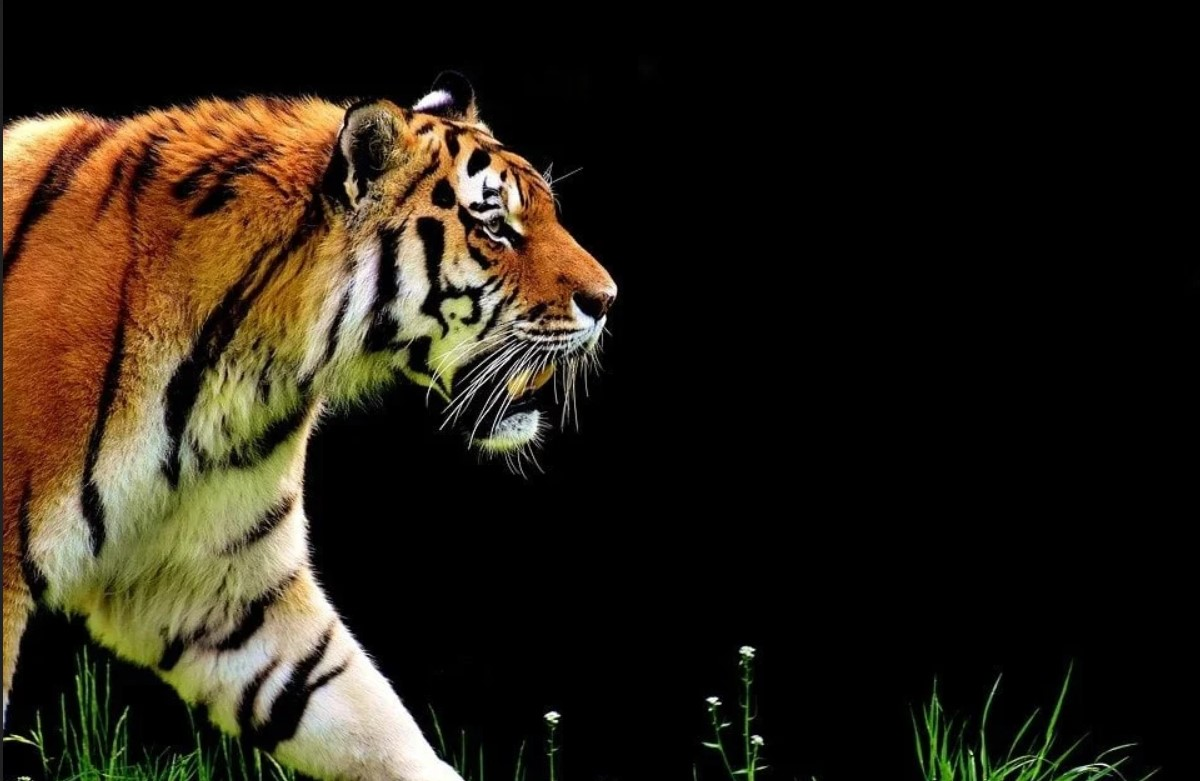
#> input picture images/test.jpg, 1200 x 781 px
$ python main.py   (older library calls are emulated)
#> lines starting #> are read from the running program, lines starting #| are printed output that depends on the picture; after the words box and inside, x2 and y2 are one past the last pixel; in counts of white or black regions, pixels touching at a corner belong together
#> further down, img is the input picture: shape (781, 1200, 3); mean B, G, R 21.4, 32.9, 40.5
### EdgeDetection/Sobel.py
import cv2
import numpy as np

'''

SobelEdges -> return image with edges

    image - input image
    flag - type of return edge image, default -1
        -1 -> return all edge images SobelX, SobelY, SobelXY
        0 -> return SobelX
        1 -> return SobelY
        2 - return SobelXY

    blur - type of blur, default None, without bluring
        'gaus' - try to use GaussianBlur
        'median' - try to use MedianBlur

    kernel - size of kernel of blur, default (3, 3)

'''


def SobelEdges(image: np.ndarray, flag=-1, blur=None, kernel=(3,3)):
#> called with flag = -1, blur = 'gaus', kernel = (3, 3)
    img_gray = cv2.cvtColor(image, cv2.COLOR_BGR2GRAY)

    if blur is None:
        img_blur = img_gray
    elif blur == 'gaus':
        img_blur = cv2.GaussianBlur(img_gray, kernel, 0)
    elif blur == 'median':
        img_blur = cv2.medianBlur(img_gray, kernel)
    else:
        raise ValueError("Undefined blur!")

    # Sobel Edge Detection
    sobelx = cv2.Sobel(src=img_blur, ddepth=cv2.CV_64F, dx=1, dy=0, ksize=5)  # Sobel Edge Detection on the X axis
    sobely = cv2.Sobel(src=img_blur, ddepth=cv2.CV_64F, dx=0, dy=1, ksize=5)  # Sobel Edge Detection on the Y axis
    sobelxy = cv2.Sobel(src=img_blur, ddepth=cv2.CV_64F, dx=1, dy=1, ksize=5)  # Combined X and Y Sobel Edge Detection
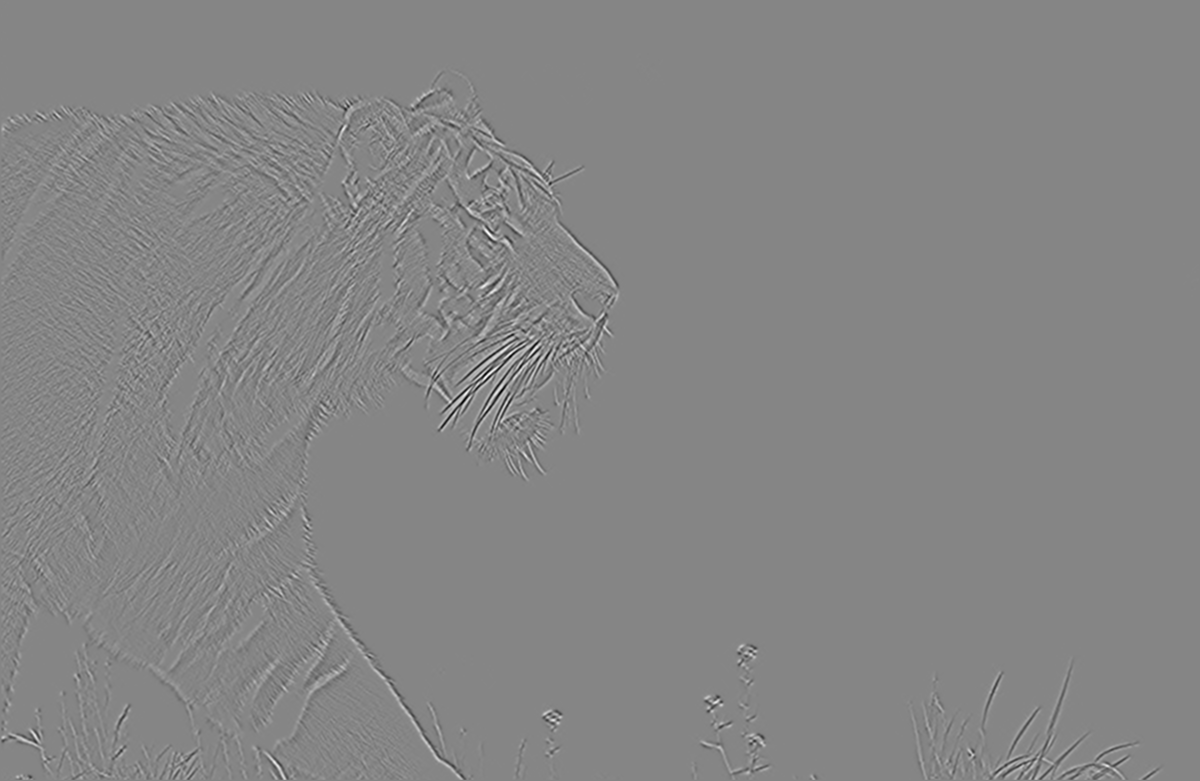
#> sobelxy: shape (781, 1200) float64; min -1934, max 1755, mean 0; drawn with min black and max white

    if flag == -1:
        return sobelx, sobely, sobelxy
    elif flag == 0:
        return sobelx
    elif flag == 1:
        return sobely
    else:
        return sobelxy

### EdgeDetection/Canny.py
import cv2
import numpy as np

'''

CannyEdges -> return image with edges

    image - input image
    threshold1 and threshold2 -> thresholds for edges

    blur - type of blur, default None, without bluring
        'gaus' - try to use GaussianBlur
        'median' - try to use MedianBlur

    kernel - size of kernel of blur, default (3, 3)

'''


def CannyEdges(image: np.ndarray,  threshold1: int, threshold2: int, blur=None, kernel=(3, 3)):
#> called with threshold1 = 100, threshold2 = 200, blur = 'gaus', kernel = (3, 3)
    if not isinstance(threshold1, int) or not isinstance(threshold2, int):
        raise TypeError("Set threshold int value")

    img_gray = cv2.cvtColor(image, cv2.COLOR_BGR2GRAY)

    if blur is None:
        img_blur = img_gray
    elif blur == 'gaus':
        img_blur = cv2.GaussianBlur(img_gray, kernel, 0)
    elif blur == 'median':
        img_blur = cv2.medianBlur(img_gray, kernel)
    else:
        raise ValueError("Undefined blur!")

    # Canny Edge Detection
    edges = cv2.Canny(image=img_blur, threshold1=threshold1, threshold2=threshold2)
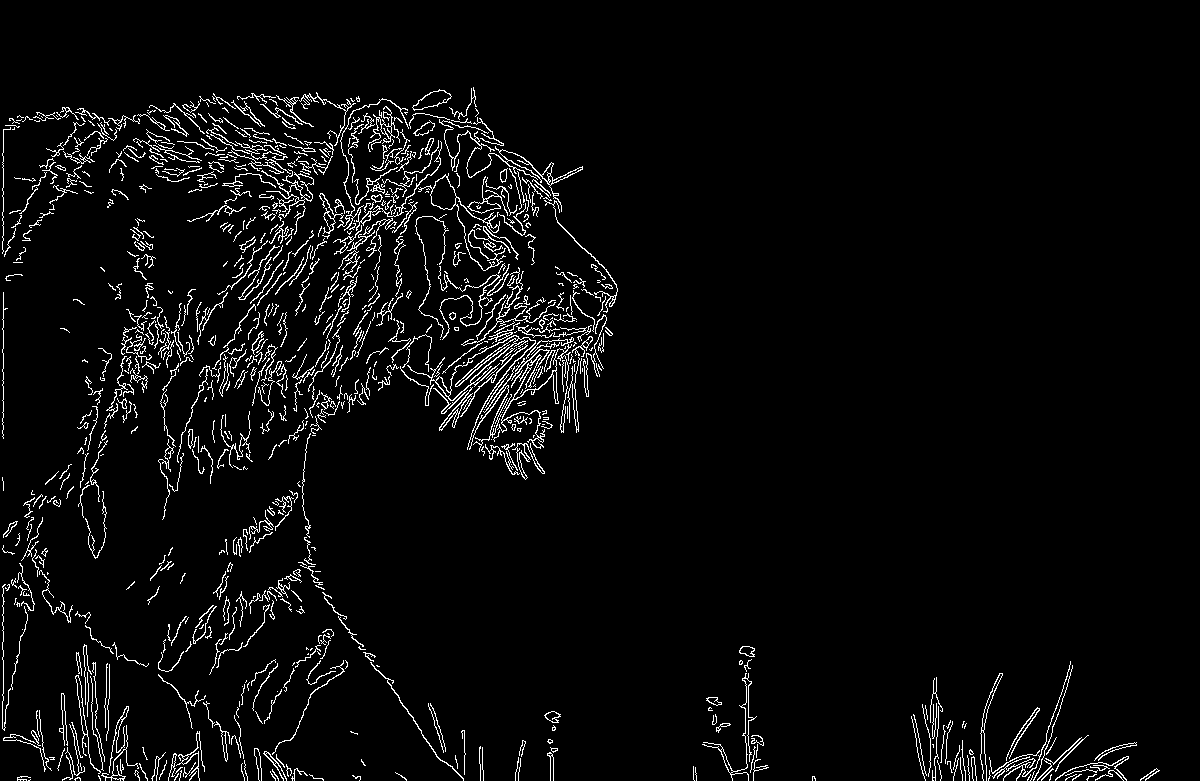
#> edges: shape (781, 1200); 4.1% white in thin lines or dots, all inside (x1, y1, x2, y2) = (2, 87, 1160, 781)
    return edges

### EdgeDetection/Sophisticated.py
import cv2
import scipy as sp
import numpy as np
import scipy.ndimage as nd
from scipy import signal

'''

Laplacian Operator

    From the explanation above, we deduce that the second derivative can be used to detect edges. Since images are "*2D*", we would need to take the derivative in both dimensions. Here, the Laplacian operator comes handy.

    The Laplacian operator is defined by:

    Laplace(f)=∂2f∂x2+∂2f∂y2
    The Laplacian operator is implemented in OpenCV by the function Laplacian() . In fact, since the Laplacian uses the gradient of images, it calls internally the Sobel operator to perform its computation.

The arguments are:

    src_gray: The input image.
    dst: Destination (output) image
    ddepth: Depth of the destination image. Since our input is CV_8U we define ddepth = CV_16S to avoid overflow
    kernel_size: The kernel size of the Sobel operator to be applied internally. We use 3 in this example.
    scale, delta and BORDER_DEFAULT: We leave them as default values.

'''


def LaplacianEdges(image: np.ndarray, ddepth=cv2.CV_16S, kernel_size=3, blur=None, kernel=(3,3)):
#> called with ddepth = 3, kernel_size = 3, blur = 'gaus', kernel = (3, 3)
    img_gray = cv2.cvtColor(image, cv2.COLOR_BGR2GRAY)

    if blur is None:
        img_blur = img_gray
    elif blur == 'gaus':
        img_blur = cv2.GaussianBlur(img_gray, kernel, 0)
    elif blur == 'median':
        img_blur = cv2.medianBlur(img_gray, kernel)
    else:
        raise ValueError("Undefined blur!")

    # Apply Laplace function
    dst = cv2.Laplacian(img_blur, ddepth, ksize=kernel_size)

    # converting back to uint8
    abs_dst = cv2.convertScaleAbs(dst)

    return abs_dst


def LoG(image: np.ndarray):
    gray = cv2.cvtColor(image, cv2.COLOR_BGR2GRAY)
    LoG = nd.gaussian_laplace(gray, 2)
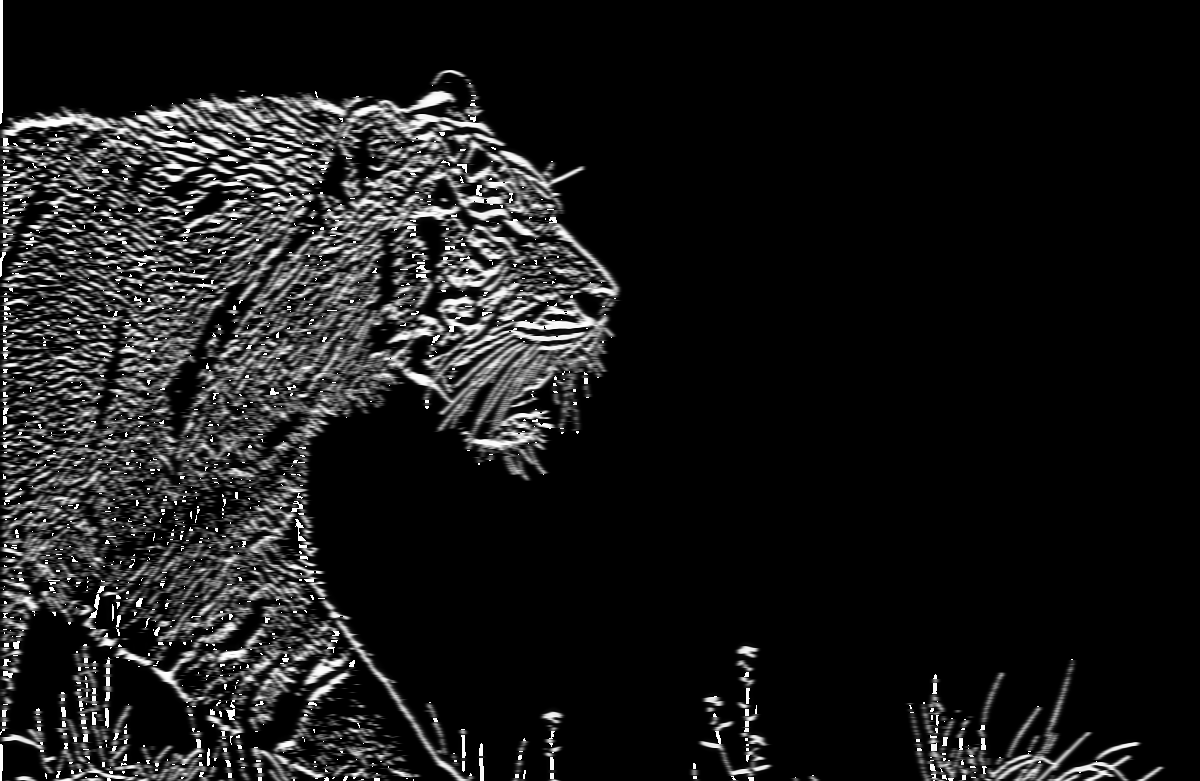
#> LoG: shape (781, 1200); min 0, max 255, mean 25.9
    thres = np.absolute(LoG).mean() * 0.75
#> thres = 19.4
    output = sp.zeros(LoG.shape)
    w = output.shape[1]
#> w = 1200
    h = output.shape[0]
#> h = 781

    for y in range(1, h - 1):
        for x in range(1, w - 1):
            patch = LoG[y - 1:y + 2, x - 1:x + 2]
            p = LoG[y, x]
            maxP = patch.max()
            minP = patch.min()
            if (p > 0):
                zeroCross = True if minP < 0 else False
            else:
                zeroCross = True if maxP > 0 else False
            if ((maxP - minP) > thres) and zeroCross:
                output[y, x] = 1
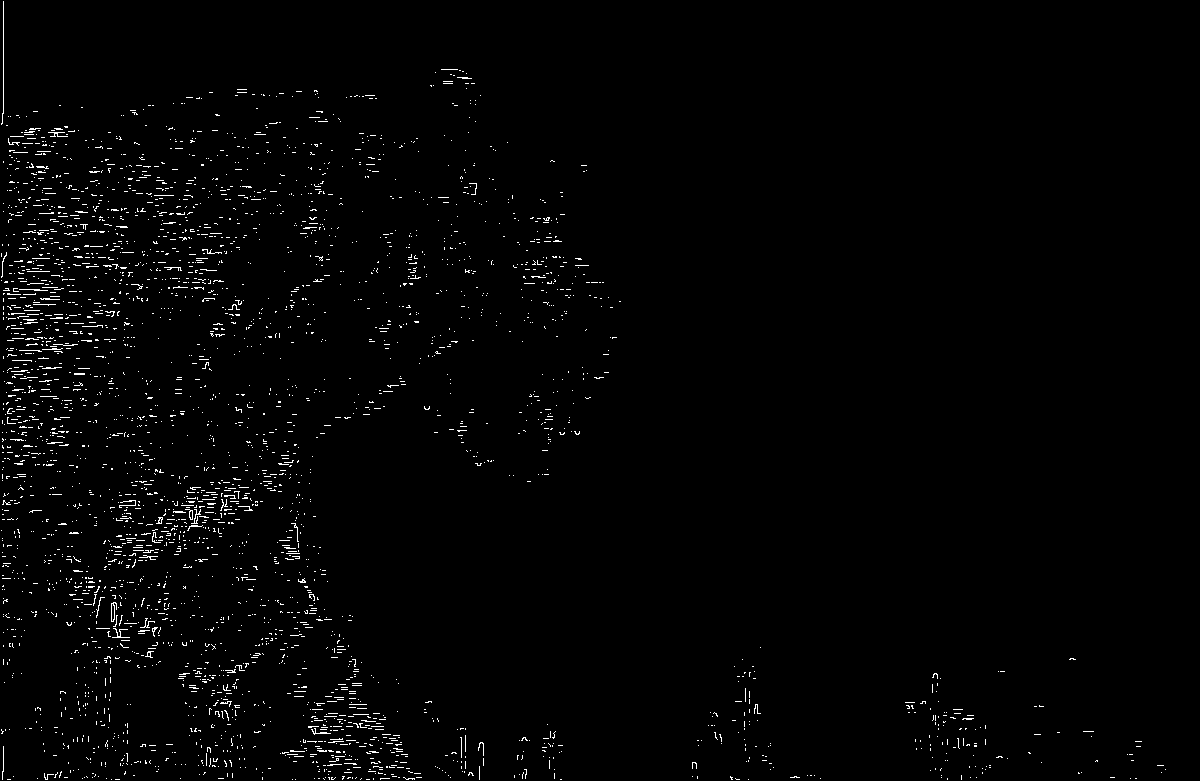
#> output: shape (781, 1200) float64; values 0 (black) and 1 (white), 1.5% white in thin lines or dots

    return output


def DoG(image: np.ndarray):
    gray = cv2.cvtColor(image, cv2.COLOR_BGR2GRAY)
    A = np.array([[0, 0, -1, -1, -1, 0, 0],
                  [0, -2, -3, -3, -3, -2, 0],
                  [-1, -3, 5, 5, 5, -3, -1],
                  [-1, -3, 5, 16, 5, -3, -1],
                  [-1, -3, 5, 5, 5, -3, -1],
                  [0, -2, -3, -3, -3, -2, 0],
                  [0, 0, -1, -1, -1, 0, 0]],
                 dtype=np.float32)
    ratio = gray.shape[0] / 500.0
#> ratio = 1.56
    new_width = int(gray.shape[1] / ratio)
#> new_width = 768
    nimg = cv2.resize(gray, (new_width, 500))

    I1 = sp.signal.convolve2d(nimg, A)
    I1 = np.absolute(I1)
    I1 = (I1 - np.min(I1)) / float(np.max(I1) - np.min(I1))

    return I1

### main.py
import cv2
import EdgeDetection

img = cv2.imread("images/test.jpg")

sobelx, sobely, sobelxy = EdgeDetection.SobelEdges(img, blur='gaus')

# Display Sobel Edge Detection Images
cv2.imwrite('results/SobelX.jpg', sobelx)
cv2.imwrite('results/SobelY.jpg', sobely)
cv2.imwrite('results/SobelXY.jpg', sobelxy)

canny = EdgeDetection.CannyEdges(img, 100, 200, blur='gaus')
# Display Canny Edge Detection Image
cv2.imwrite('results/Canny.jpg', canny)

laplasian = EdgeDetection.LaplacianEdges(img, blur='gaus')
# Display Canny Edge Detection Image
cv2.imwrite('results/Laplacian.jpg', laplasian)

log = EdgeDetection.LoG(img)
# Display Canny Edge Detection Image
cv2.imwrite('results/LoG.jpg', log)

dog = EdgeDetection.DoG(img)
# Display Canny Edge Detection Image
cv2.imwrite('results/DoG.jpg', dog)
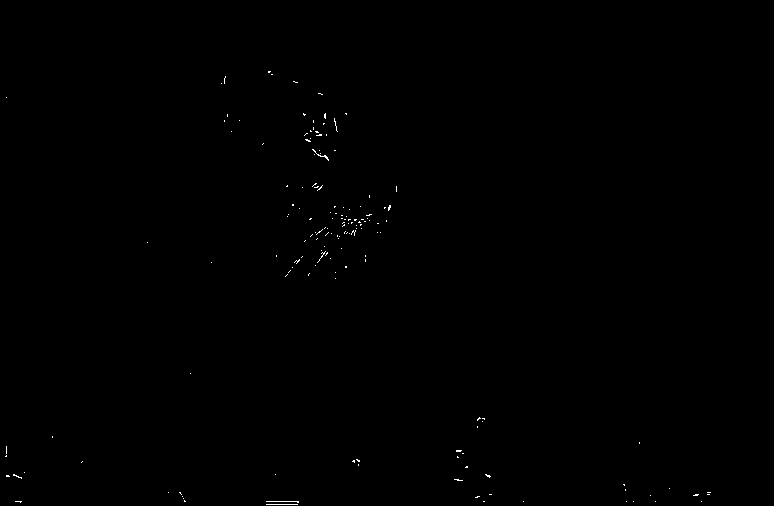
#> saved as DoG.jpg: shape (506, 774); values 0 (black) and 1 (white), 0.16% white in thin lines or dots, all inside (x1, y1, x2, y2) = (5, 71, 711, 505)


cv2.waitKey(0)
